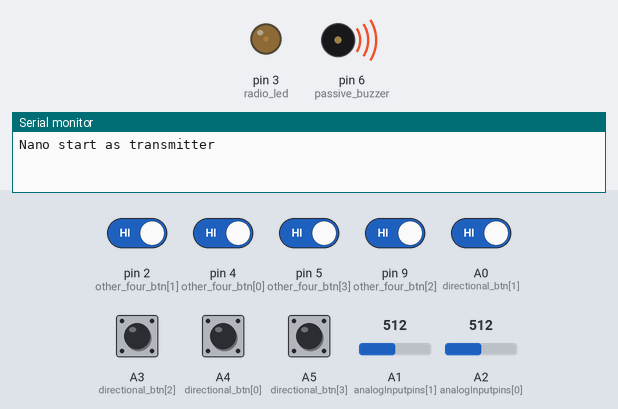
This sketch was run on a simulated Arduino Uno, built with avr-gcc and run on an emulated ATmega328P. On the bench: output pins drawn as LEDs (lit = HIGH), buzzer (waves = sounding), the last lines printed to the serial monitor. The inputs (shaded band) are chosen by the test bench; at power-on: A0 (directional_btn[1]), A3 (directional_btn[2]), A4 (directional_btn[0]), A5 (directional_btn[3]), pin 2 (other_four_btn[1]), pin 4 (other_four_btn[0]), pin 5 (other_four_btn[3]), pin 9 (other_four_btn[2]) HIGH, A1 (analogInputpins[1]) = 512, A2 (analogInputpins[0]) = 512. No radio packets arrive unless stated.

Above: at 0.8 s.
At 3.9 s:
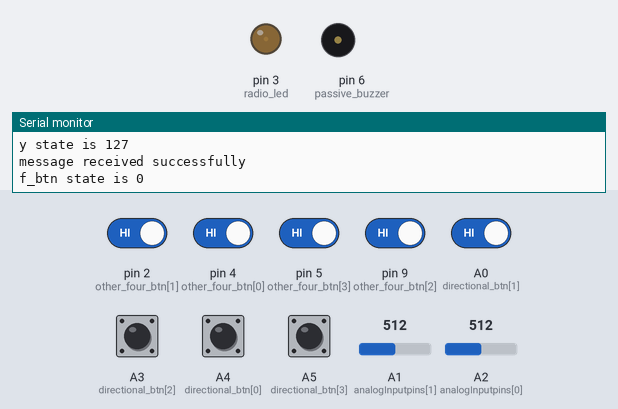
4.0 s: pin 2 (other_four_btn[1]) driven LOW and pin 4 (other_four_btn[0]) driven LOW
5.5 s: pin 2 (other_four_btn[1]) driven HIGH and pin 4 (other_four_btn[0]) driven HIGH and pin 5 (other_four_btn[3]) driven LOW and pin 9 (other_four_btn[2]) driven LOW and A0 (directional_btn[1]) driven LOW
Timing chart, 0 to 8.5 s (numbered marks = the images above; inputs shaded):
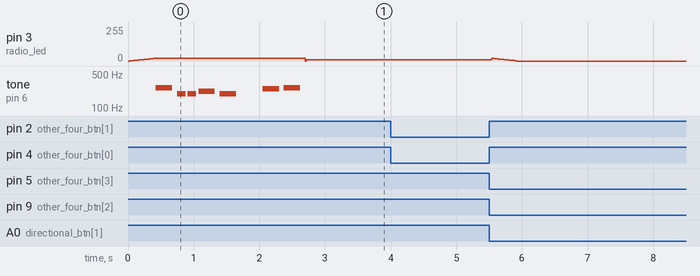

The sketch:

C1_pad_controller.ino
```cpp
#include <SPI.h>
#include <nRF24L01.h>
#include <RF24.h>


/*************************************************
   Note Constants for buzzer from arduino pitches library
 *************************************************/

#define NOTE_B0 31
#define NOTE_C1 33
#define NOTE_CS1 35
#define NOTE_D1 37
#define NOTE_DS1 39
#define NOTE_E1 41
#define NOTE_F1 44
#define NOTE_FS1 46
#define NOTE_G1 49
#define NOTE_GS1 52
#define NOTE_A1 55
#define NOTE_AS1 58
#define NOTE_B1 62
#define NOTE_C2 65
#define NOTE_CS2 69
#define NOTE_D2 73
#define NOTE_DS2 78
#define NOTE_E2 82
#define NOTE_F2 87
#define NOTE_FS2 93
#define NOTE_G2 98
#define NOTE_GS2 104
#define NOTE_A2 110
#define NOTE_AS2 117
#define NOTE_B2 123
#define NOTE_C3 131
#define NOTE_CS3 139
#define NOTE_D3 147
#define NOTE_DS3 156
#define NOTE_E3 165
#define NOTE_F3 175
#define NOTE_FS3 185
#define NOTE_G3 196
#define NOTE_GS3 208
#define NOTE_A3 220
#define NOTE_AS3 233
#define NOTE_B3 247
#define NOTE_C4 262
#define NOTE_CS4 277
#define NOTE_D4 294
#define NOTE_DS4 311
#define NOTE_E4 330
#define NOTE_F4 349
#define NOTE_FS4 370
#define NOTE_G4 392
#define NOTE_GS4 415
#define NOTE_A4 440
#define NOTE_AS4 466
#define NOTE_B4 494
#define NOTE_C5 523
#define NOTE_CS5 554
#define NOTE_D5 587
#define NOTE_DS5 622
#define NOTE_E5 659
#define NOTE_F5 698
#define NOTE_FS5 740
#define NOTE_G5 784
#define NOTE_GS5 831
#define NOTE_A5 880
#define NOTE_AS5 932
#define NOTE_B5 988
#define NOTE_C6 1047
#define NOTE_CS6 1109
#define NOTE_D6 1175
#define NOTE_DS6 1245
#define NOTE_E6 1319
#define NOTE_F6 1397
#define NOTE_FS6 1480
#define NOTE_G6 1568
#define NOTE_GS6 1661
#define NOTE_A6 1760
#define NOTE_AS6 1865
#define NOTE_B6 1976
#define NOTE_C7 2093
#define NOTE_CS7 2217
#define NOTE_D7 2349
#define NOTE_DS7 2489
#define NOTE_E7 2637
#define NOTE_F7 2794
#define NOTE_FS7 2960
#define NOTE_G7 3136
#define NOTE_GS7 3322
#define NOTE_A7 3520
#define NOTE_AS7 3729
#define NOTE_B7 3951
#define NOTE_C8 4186
#define NOTE_CS8 4435
#define NOTE_D8 4699
#define NOTE_DS8 4978


// Joystick active start position
#define stick_f_active_val (127 - 32)
#define stick_b_active_val (127 + 32)
#define stick_r_active_val (127 + 32)
#define stick_l_active_val (127 - 32)


RF24 radio(7, 8); // CE, CSN
// Data packet struct
typedef struct __attribute__((packed)) tx_data_packet
{
  bool f_btn_state; //forward button state
  bool b_btn_state; //backward button state
  bool l_btn_state; //left button state
  bool r_btn_state; //right button state

  char x_axis_val[5];
  char y_axis_val[5];

  bool l_one_state;
  bool r_one_state;
  bool l_two_state;
  bool r_two_state;
} tx_data_packet;

const byte addresses[][6] = {"00001", "00002"};

const uint8_t directional_btn[4] = {A4, A0, A3, A5}; //forward, left, bottom, right
const uint8_t other_four_btn[4] = {4, 2, 9, 5}; //the first two pins represents the two buttons at the top(L1 and R1) while the other two represents the other two pins L2, R2 at the front, same order.
const uint8_t analogInputpins[2] = {A2, A1};

const uint8_t led_pins[] = {3, 6, 10}; //green, buzzer
const uint8_t radio_led = 3;
const uint8_t passive_buzzer = 6;
bool radio_power_state = false;
int radio_power_toggle_timeout = 2000;
bool radio_power_btn_is_pressed;
// notes in the melody:
int melody[] = {
  NOTE_C4, NOTE_G3, NOTE_G3, NOTE_A3, NOTE_G3, 0, NOTE_B3, NOTE_C4
};

// note durations: 4 = quarter note, 8 = eighth note, etc.:
int noteDurations[] = {
  4, 8, 8, 4, 4, 4, 4, 4
};


bool listen_for_togglepress_on_all_fun_btn();

void setup() {
  Serial.begin(115200);
  for (uint8_t i = 0; i < 4; i++)
  {
    if(i < 2)
    {
      pinMode(analogInputpins[i], INPUT);
    }
    pinMode(directional_btn[i], INPUT_PULLUP);
    pinMode(other_four_btn[i], INPUT);
  }


  pinMode(radio_led, OUTPUT);
  // pinMode(led_pins[1], OUTPUT);
  // turn red led on to indicate the device is powered on
  // digitalWrite(led_pins[1], HIGH);
  if(!radio.begin())
  {
    Serial.println("Radio Hardware not responding");
    while(1)
    {
      analogWrite(radio_led, 20);
      delay(500);
      analogWrite(radio_led, 0);
      delay(500);
    }
  }

  radio.openWritingPipe(addresses[0]);  // Use addresses[0] instead of addresses[1]
  // radio.openReadingPipe(1, addresses[1]);

  radio.setPALevel(RF24_PA_HIGH);
  radio.stopListening();
  Serial.print("Nano start as transmitter");


  activate_radio_led();
  for (int thisNote = 0; thisNote < 8; thisNote++)
  {
    // to calculate the note duration, take one second divided by the note type.
    //e.g. quarter note = 1000 / 4, eighth note = 1000/8, etc.
    int noteDuration = 1000 / noteDurations[thisNote];
    tone(passive_buzzer, melody[thisNote], noteDuration);

    // to distinguish the notes, set a minimum time between them.
    // the note's duration + 30% seems to work well:
    int pauseBetweenNotes = noteDuration * 1.30;
    delay(pauseBetweenNotes);
    // stop the tone playing:
    noTone(8);
  }
  analogWrite(radio_led, 0);
  radio_power_state = true;
}

void loop() {

  // Load all buttons state into data tx_data_packet struct
  tx_data_packet data;
  data.f_btn_state = (digitalRead(directional_btn[0]) == false);
  data.l_btn_state = (digitalRead(directional_btn[1]) == false);
  data.b_btn_state = (digitalRead(directional_btn[2]) == false);
  data.r_btn_state = (digitalRead(directional_btn[3]) == false);

  data.l_one_state = (digitalRead(other_four_btn[0]) == false);
  data.r_one_state = (digitalRead(other_four_btn[1]) == false);

  data.l_two_state = (digitalRead(other_four_btn[2]));
  data.r_two_state = (digitalRead(other_four_btn[3]));

  sprintf(data.x_axis_val, "%d", map(analogRead(analogInputpins[0]), 0, 1023, 0, 255));
  sprintf(data.y_axis_val, "%d", map(analogRead(analogInputpins[1]), 0, 1023, 0, 255));

  int received_x_axis_val = atoi(data.x_axis_val);
  int received_y_axis_val = atoi(data.y_axis_val);


  // General input states
  bool shifted_f = (received_y_axis_val < stick_f_active_val) && ((received_x_axis_val > stick_l_active_val) && (received_x_axis_val < stick_r_active_val));
  bool shifted_b = (received_y_axis_val > stick_b_active_val) && ((received_x_axis_val > stick_l_active_val) && (received_x_axis_val < stick_r_active_val));
  bool shifted_l = (received_x_axis_val < stick_l_active_val) && ((received_y_axis_val > stick_f_active_val) && (received_y_axis_val < stick_b_active_val));
  bool shifted_r = (received_x_axis_val > stick_r_active_val) && ((received_y_axis_val > stick_f_active_val) && (received_y_axis_val < stick_b_active_val));
  bool shifted = shifted_f || shifted_l || shifted_b || shifted_r;

  bool f_btn_state = data.f_btn_state;
  bool b_btn_state = data.b_btn_state;
  bool l_btn_state = data.l_btn_state;
  bool r_btn_state = data.r_btn_state;

  bool l_one_btn_state = data.l_one_state;
  bool l_two_btn_state = data.l_two_state;
  bool r_one_btn_state = data.r_one_state;
  bool r_two_btn_state = data.r_two_state;
  bool pressed = (f_btn_state == 1 || b_btn_state == 1 || l_btn_state == 1 || r_btn_state == 1 || r_one_btn_state == 1 || l_two_btn_state == 1 || r_two_btn_state == 1);

  // if the four functional buttons are pressed at once the state of the radio is toggled
  // which in turn connect and disconnect the robot from the pad controller
  if(listen_for_togglepress_on_all_fun_btn())
  {
    toggle_radio_power_state();
  }

  // Check if radio  is activated; start transmitting else don't transmit
  if(check_radio_power_state())
  {
    // Transmit message and store transmitted message acknowledgement in a bool
    bool tx_result = false;
    if(radio.write(&data, sizeof(data)))
    {
      tx_result = true;
      printInputstates(data);
    }

    // if struct packet was transmitted successfully turn on radio LED, else turn it off
    if(tx_result == true)
    {
      Serial.println("message received successfully");
      analogWrite(radio_led, 10);
    }
    else
    {
      Serial.println("message transmition failure");
      analogWrite(radio_led, 0);

    }
    // Delay for 40 ms to listen for another radio transmission
    delay(40);
  }
  // if radio isn't active, play a note on the buzzer
  else
  {
    if(shifted || pressed)
    {
      noTone(6);
      // play a note on pin 6 for 200 ms:
      tone(6, 440, 200);
      noTone(6);
    }
  }


}

bool check_radio_power_state()
{
  return radio_power_state;
}

void toggle_radio_power_state()
{
  if(radio_power_state == true)
  {
    radio_power_state = false;

    Serial.println("radio is off");
    deactivate_radio_led();
    radio.powerDown();
    return;
  }

  else if(radio_power_state == false)
  {
    radio_power_state = true;

    Serial.println("radio is on");
    activate_radio_led();
    radio.powerUp();
    for (int thisNote = 0; thisNote < 8; thisNote++)
    {

      // to calculate the note duration, take one second divided by the note type.
      //e.g. quarter note = 1000 / 4, eighth note = 1000/8, etc.
      int noteDuration = 1000 / noteDurations[thisNote];
      tone(passive_buzzer, melody[thisNote], noteDuration);

      // to distinguish the notes, set a minimum time between them.
      // the note's duration + 30% seems to work well:
      int pauseBetweenNotes = noteDuration * 1.30;
      delay(pauseBetweenNotes);
      // stop the tone playing:
      noTone(8);
    }
    analogWrite(radio_led, 0);
    return;
  }
}

bool listen_for_togglepress_on_all_fun_btn()
{
  if((digitalRead(other_four_btn[0]) == false && digitalRead(other_four_btn[1]) == false && digitalRead(other_four_btn[2]) == true && digitalRead(other_four_btn[3]) == true))
  {
    Serial.println("A press was detected");
    radio_power_btn_is_pressed = true;
  }

  if(digitalRead(other_four_btn[1]) == true && digitalRead(other_four_btn[2]) == false && digitalRead(other_four_btn[3]) == false && radio_power_btn_is_pressed == true)
  {
    Serial.println("pressing force was lifted, toggle registered");
    radio_power_btn_is_pressed = false;
    return true;
  }
  else
  {
    // Serial.println("no toggle was registered");
    return false;
  }
}

void printInputstates(tx_data_packet data)
{
  Serial.print("f_btn state is "); Serial.println(data.f_btn_state);
  Serial.print("b_btn state is "); Serial.println(data.b_btn_state);
  Serial.print("l_btn state is "); Serial.println(data.l_btn_state);
  Serial.print("r_btn state is "); Serial.println(data.r_btn_state);

  Serial.println();
  Serial.print("l_one state is "); Serial.println(data.l_one_state);
  Serial.print("r_one state is "); Serial.println(data.r_one_state);
  Serial.print("l_two state is "); Serial.println(data.l_two_state);
  Serial.print("r_two state is "); Serial.println(data.r_two_state);
  Serial.println();
  Serial.print("x axis is "); Serial.println(data.x_axis_val);
  Serial.print("y state is "); Serial.println(data.y_axis_val);
}

void activate_radio_led()
{
  for(uint8_t i = 0; i < 21; i++)
  {
    // Serial.println(i);
    analogWrite(radio_led, i);
    delay(20);
  }
  return;
}

void deactivate_radio_led()
{
  for(uint8_t i = 20; i > 0; i--)
  {
    if(i == 1)
    {
      analogWrite(radio_led, 0);
    }
    // Serial.println(i);
    else
    {
      analogWrite(radio_led, i);
    }

    delay(20);
  }
  return;
}
```
